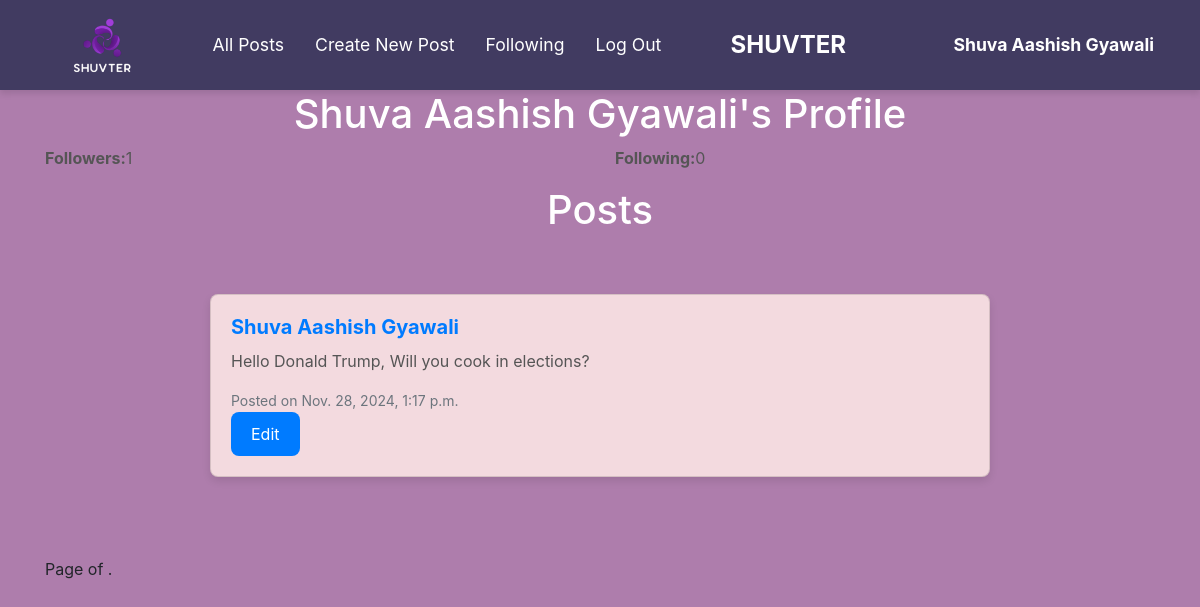
/profile/1 (signed in), run on the app's committed database.
### network/models.py (models this page shows, shortened)
class User(AbstractUser):
    pass

class Post(models.Model):
    author = models.ForeignKey(User, on_delete=models.CASCADE, related_name="posts")
    content = models.TextField()
    created_at = models.DateTimeField(auto_now_add=True)

### network/views.py (the view)
# urls.py: path("profile/<int:uid>", views.profile, name="profile"),
def profile(request, uid):
        if request.method == "POST":
            author = request.user
            content=request.POST["content"]
            post = Post(author=author, content=content)
            post.save()
            return HttpResponseRedirect(reverse("index"))
        else:
            user = User.objects.get(pk=uid)
            follower =Follow.objects.filter(user=user)
            following = Follow.objects.filter(following=user).count()
            posts = Post.objects.filter(author=user).order_by("-created_at")
            paginator = Paginator(posts, 10)
            pageNumber = request.GET.get('page')
            pages= paginator.get_page(pageNumber)
            return render(request, "network/profile.html",{
            "user":user,
            "posts":posts,
            "pages":pages,
            "follower":follower,
            "following":following,
        })

### network/templates/network/profile.html (shortened to what this page needs)
{% extends "network/layout.html" %}
{% load static %}
{% block body %}
<div class="container">
    <h1 class="text-center">{{ user.username }}'s Profile</h1>
    <div class="row">
        <div class="col-md-6">
            <p><strong>Followers:</strong>{{ following }} </p>
        </div>
        <div class="col-md-6">
            <p><strong>Following:</strong>{{ follower.count }} </p>
        </div>
    </div>
    <h1 class="text-center">Posts</h1>
    <div class="posts" id="all-posts">
        {% for post in posts %}
            <div class="post card">
                <div class="card-body">
                    <h5 class="card-title"><a href="{% url 'profile' post.author.id %}">{{ post.author }}</a></h5>
                    <p class="card-text">{{ post.content }}</p>
                    <small class="text-muted">Posted on {{ post.created_at }}</small><br>
                    {% if user.is_authenticated %}
                    {% if post.author == user %}
                        <button class="btn btn-primary edit-btn">Edit</button>
                    {% endif %}
                {% endif %}
                </div>
            </div>
        {% empty %}
            <p class="text-center">No posts yet.</p>
        {% endfor %}
    </div>
    <div class="pagination text-center">
        <span class="step-links">
            <span class="current">
                Page {{ posts.number }} of {{ posts.paginator.num_pages }}.
            </span>
        </span>
    </div>
</div>
{% endblock %}

### network/templates/network/layout.html (shortened to what this page needs)
{% load static %}
<!DOCTYPE html>
<html lang="en">
    <head>
        <link rel="stylesheet" href="https://stackpath.bootstrapcdn.com/bootstrap/4.4.1/css/bootstrap.min.css">
        <link href="{% static 'network/styles.css' %}" rel="stylesheet">
    </head>
    <body>
        <nav class="navbar navbar-expand-lg navbar-light bg-light">
            <div class="container-fluid">
                <div class="d-flex align-items-center">
                    <a class="navbar-brand" href="{% url 'index' %}">
                        <img src="{% static 'network/logo.png' %}" alt="Logo">
                    </a>
                    <ul class="navbar-nav ml-3">
                        <li class="nav-item">
                            <a class="nav-link" id="showAllPostsLink" href="{% url 'index' %}">All Posts</a>
                        </li>
                        <li class="nav-item">
                            <a class="nav-link" id="showNewPostLink" href="{% url 'index' %}">Create New Post</a>
                        </li>
                        {% if user.is_authenticated %}
                            <li class="nav-item">
                                <a class="nav-link" href="{% url 'following' %}">Following</a>
                            </li>
                            <li class="nav-item">
                                <a class="nav-link" href="{% url 'logout' %}">Log Out</a>
                            </li>
                        {% endif %}
                    </ul>
                </div>
                <div class="mx-auto">
                    <span class="navbar-text">SHUVTER</span>
                </div>
                <div class="d-flex align-items-center ml-auto">
                    {% if user.is_authenticated %}
                        <a class="nav-link" href="{% url 'profile' user.id %}"><strong>{{ user.username }}</strong></a>
                    {% endif %}
                </div>
            </div>
        </nav>
        <div class="body">
            {% block body %}
            {% endblock %}
        </div>
    </body>
</html>

### network/static/network/styles.css (style rules this page uses)
.navbar-nav { margin: auto; }
.navbar-brand img { height: 60px; width: auto; }
.navbar-text { font-size: 1.5rem; font-weight: bold; color: #FFFFFF !important; }
.navbar.navbar-light { background-color: #413B61 !important; }
body { background-color: #AE7DAC; }
.navbar .nav-link { color: #FFFFFF !important; font-size: 1.1rem; padding: 10px 15px; }
.navbar-nav .nav-item { margin-right: 15px; }
.navbar { padding-top: 10px; padding-bottom: 10px; display: flex; justify-content: space-between; align-items: center; }
.navbar .navbar-text { flex-grow: 1; text-align: center; }
.navbar.navbar-light { box-shadow: 0 4px 6px rgba(0, 0, 0, 0.1); }
#all-posts { display: flex; flex-direction: column; align-items: center; max-width: 800px; margin: 50px auto; padding: 10px; }
.card { background-color: #F3DADF; border-radius: 8px; box-shadow: 0 4px 8px rgba(0, 0, 0, 0.1); overflow: hidden; width: 100%; margin-bottom: 20px; transition: transform 0.3s ease, box-shadow 0.3s ease; }
.card-body { padding: 20px; }
.card-title { font-size: 1.25rem; font-weight: bold; color: #333; margin-bottom: 10px; }
.card-text { font-size: 1rem; color: #555; margin-bottom: 15px; }
.text-muted { font-size: 0.875rem; color: #888; }
button.btn { border: none; padding: 10px 20px; font-size: 1rem; border-radius: 8px; cursor: pointer; transition: background-color 0.3s ease; }
p { font-size: 1rem; color: #555; }
a { color: #007bff; text-decoration: none; }
body h1 { text-align: center; font-size: 2.5rem; color: #FFFFFF; }

### data on the page
User: username "Shuva Aashish Gyawali"
Post: author "Shuva Aashish Gyawali", content "Hello Donald Trump, Will you cook in elections?", created_at "Nov. 28, 2024, 1:17 p.m."

### other printed values
{{ following }} "1"
{{ follower.count }} "0"
